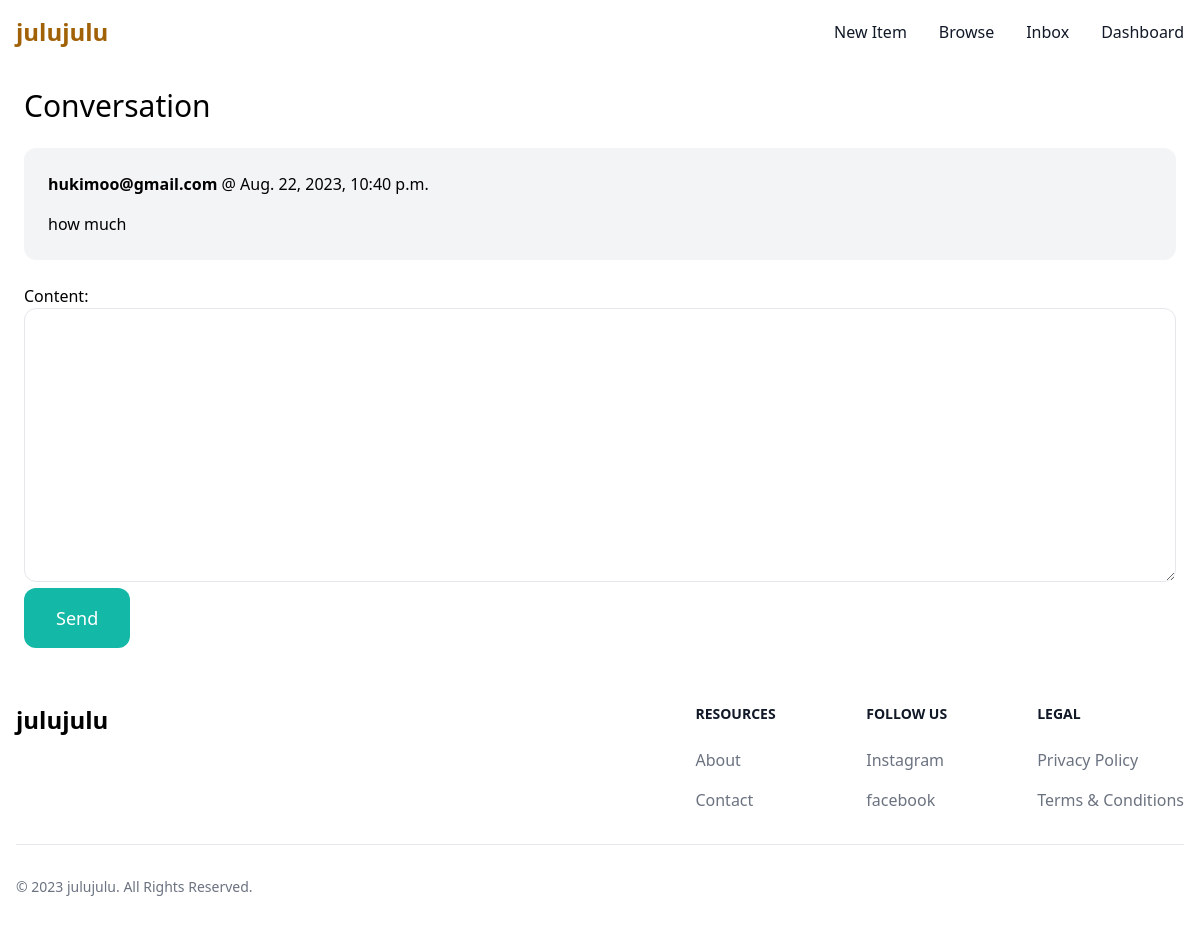
/inbox/6/ (signed in), run on the app's committed database.
### conversation/models.py (models this page shows)
class ConversationMessage(models.Model):
    conversation = models.ForeignKey(Conversation, related_name='messages', on_delete=models.CASCADE)
    content = models.TextField()
    created_at = models.DateTimeField(auto_now_add=True)
    created_by = models.ForeignKey(User,related_name='created_messages',on_delete=models.CASCADE)

### conversation/views.py (the view)
# urls.py: path('<int:pk>/',views.detail, name='detail'),
@login_required
def detail(request,pk):
    conversation = Conversation.objects.filter(members__in=[request.user.id]).get(pk=pk)
    if request.method == 'POST':
        form = ConversationMessageForm(request.POST)
        if form.is_valid():
            conversation_message = form.save(commit = False)
            conversation_message.conversation = conversation
            conversation_message.created_by = request.user
            conversation_message.save()
            conversation.save()
            return redirect('conversation:detail', pk=pk)
    else:
        form = ConversationMessageForm()
    return render(request,'conversation/detail.html',{
        'conversation':conversation,
        'form':form
    })

### conversation/forms.py
class ConversationMessageForm(forms.ModelForm):
    class Meta:
        model = ConversationMessage
        fields = ('content',)
        widgets ={
            'content':forms.Textarea(attrs={
                'class':'w-full py-4 px-6 rounded-xl border'
            })
        }

### conversation/templates/conversation/detail.html (shortened to what this page needs)
{% extends 'core/base.html' %}
{% block content%}
<h1 class="mb-6 text-3xl">Conversation</h1>
<div class="space-y-6">
    {% for message in conversation.messages.all %}
        <div class="p-6 flex {% if message.created_by == request.user %} bg-blue-100 {% else %}  bg-gray-100 {% endif %} rounded-xl">
            <div>
                <p class="mb-4">
                    <strong>
                        {{ message.created_by.username }}
                    </strong> @ {{ message.created_at }}
                </p>
                <p> {{ message.content }}</p>
            </div>
        </div>
        {% endfor %}
    </div>
    <form action="." method="post" class="mt-6">
        {{ form.as_p}}
        <button class="py-4 px-8 text-lg bg-teal-500 hover:bg-teal-700 rounded-xl text-white">Send</button>
    </form>
</div>
{% endblock %}

### data on the page
ConversationMessage: created_by.username "hukimoo@gmail.com", created_at "Aug. 22, 2023, 10:40 p.m.", content "how much"
